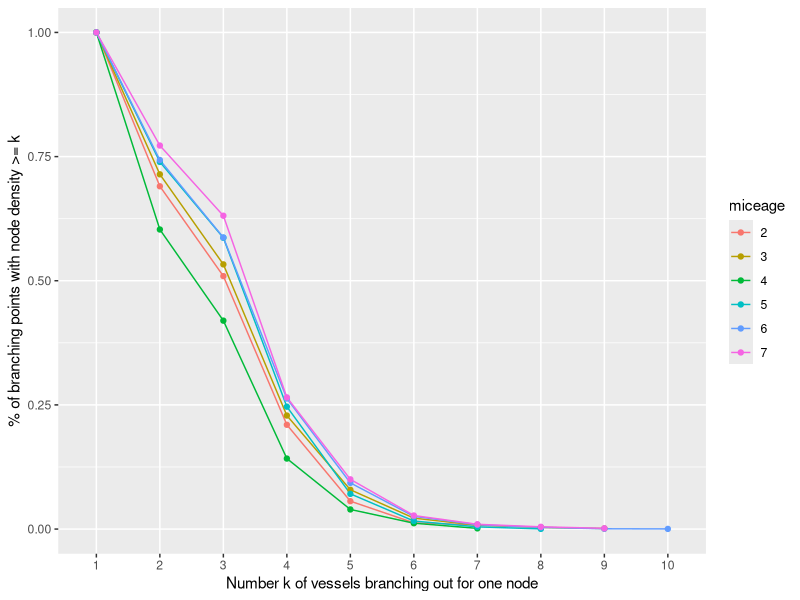

The R script that drew this image:
## ---- chunk 1
knitr::opts_chunk$set(echo = TRUE)
## ---- chunk 2
library(tidyverse)
library(readxl)
p2_degree = read_excel(path = "feature/p2-fro_degreedata.xlsx", col_names = TRUE)
p3_degree = read_excel(path = "feature/p3-fro_degreedata.xlsx", col_names = TRUE)
p4_degree = read_excel(path = "feature/p4-fro_degreedata.xlsx", col_names = TRUE)
p5_degree = read_excel(path = "feature/p5-fro_degreedata.xlsx", col_names = TRUE)
p6_degree = read_excel(path = "feature/p6-fro_degreedata.xlsx", col_names = TRUE)
p7_degree = read_excel(path = "feature/p7-fro_degreedata.xlsx", col_names = TRUE)
## ---- chunk 3
# Count of branchpoints
nrow(p2_degree)
nrow(p3_degree)
nrow(p4_degree)
nrow(p5_degree)
nrow(p6_degree)
nrow(p7_degree)
## ---- chunk 4
# Branching number per node 
# Spatial density of nodes
deg_spatial_density = data.frame(miceage = c(), degree = c(), density = c())

degree = p2_degree$degree
deg_density = table(degree)[max(degree):1] %>%
  prop.table() %>%
  cumsum() %>%
  rev()
deg_spatial_density = rbind(deg_spatial_density, 
                            data.frame(miceage = rep(2,max(degree)), degree = 1:max(degree), density = deg_density))

degree = p3_degree$degree
deg_density = table(degree)[max(degree):1] %>%
  prop.table() %>%
  cumsum() %>%
  rev()
deg_spatial_density = rbind(deg_spatial_density, 
                            data.frame(miceage = rep(3,max(degree)), degree = 1:max(degree), density = deg_density))

degree = p4_degree$degree
deg_density = table(degree)[max(degree):1] %>%
  prop.table() %>%
  cumsum() %>%
  rev()
deg_spatial_density = rbind(deg_spatial_density, 
                            data.frame(miceage = rep(4,max(degree)), degree = 1:max(degree), density = deg_density))

degree = p5_degree$degree
deg_density = table(degree)[max(degree):1] %>%
  prop.table() %>%
  cumsum() %>%
  rev()
deg_spatial_density = rbind(deg_spatial_density, 
                            data.frame(miceage = rep(5,max(degree)), degree = 1:max(degree), density = deg_density))

degree = p6_degree$degree
deg_density = table(degree)[max(degree):1] %>%
  prop.table() %>%
  cumsum() %>%
  rev()
deg_spatial_density = rbind(deg_spatial_density, 
                            data.frame(miceage = rep(6,max(degree)), degree = 1:max(degree), density = deg_density))

degree = p7_degree$degree
deg_density = table(degree)[max(degree):1] %>%
  prop.table() %>%
  cumsum() %>%
  rev()
deg_spatial_density = rbind(deg_spatial_density, 
                            data.frame(miceage = rep(7,max(degree)), degree = 1:max(degree), density = deg_density))

deg_spatial_density$miceage = as.factor(deg_spatial_density$miceage)
deg_spatial_density$degree = as.factor(deg_spatial_density$degree)
ggplot(deg_spatial_density, aes(x = degree, y = density, color = miceage, group = miceage)) +
  geom_line() +
  geom_point() +
  labs(x = "Number k of vessels branching out for one node",
       y = "% of branching points with node density >= k")
## ---- chunk 5
p2_all = read_excel(path = "feature/p2-fro_alldata.xlsx", col_names = TRUE)
p3_all = read_excel(path = "feature/p3-fro_alldata.xlsx", col_names = TRUE)
p4_all = read_excel(path = "feature/p4-fro_alldata.xlsx", col_names = TRUE)
p5_all = read_excel(path = "feature/p5-fro_alldata.xlsx", col_names = TRUE)
p6_all = read_excel(path = "feature/p6-fro_alldata.xlsx", col_names = TRUE)
p7_all = read_excel(path = "feature/p7-fro_alldata.xlsx", col_names = TRUE)
## ---- chunk 6
nrow(p2_all)
nrow(p3_all)
nrow(p4_all)
nrow(p5_all)
nrow(p6_all)
nrow(p7_all)
## ---- chunk 7
mean(p2_all$length)
mean(p3_all$length)
mean(p4_all$length)
mean(p5_all$length)
mean(p6_all$length)
mean(p7_all$length)

var(p2_all$length)
var(p3_all$length)
var(p4_all$length)
var(p5_all$length)
var(p6_all$length)
var(p7_all$length)

mean(p2_all$tortuosity)
mean(p3_all$tortuosity)
mean(p4_all$tortuosity)
mean(p5_all$tortuosity)
mean(p6_all$tortuosity)
mean(p7_all$tortuosity)

mean(p2_all$width)
mean(p3_all$width)
mean(p4_all$width)
mean(p5_all$width)
mean(p6_all$width)
mean(p7_all$width)
## ---- chunk 8
vessel_summary = data.frame(p2 = c(),p3 = c(),p4 = c(),p5 = c(),p6 = c(),p7 = c())
f1 = c(nrow(p2_degree),nrow(p3_degree),nrow(p4_degree),nrow(p5_degree),nrow(p6_degree),nrow(p7_degree))
f2 = c(nrow(p2_all),nrow(p3_all),nrow(p4_all),nrow(p5_all),nrow(p6_all),nrow(p7_all))
f3 = c(mean(p2_all$length),mean(p3_all$length),mean(p4_all$length),
       mean(p5_all$length),mean(p6_all$length),mean(p7_all$length))
f4 = c(mean(p2_all$tortuosity),mean(p3_all$tortuosity),mean(p4_all$tortuosity),
       mean(p5_all$tortuosity),mean(p6_all$tortuosity),mean(p7_all$tortuosity))
f5 = c(mean(p2_all$width),mean(p3_all$width),mean(p4_all$width),
       mean(p5_all$width),mean(p6_all$width),mean(p7_all$width))
  
  
m = rbind(f1,f2,f3,f4,f5)
colnames(m) = c("p2","p3","p4","p5","p6","p7")
rownames(m) = c("Number of Branchpoints", "Number of Vessel Edges","Mean of Vessel Length",
                "Mean of Vessel Tortuosity","Mean of Vessel Width")

options(digits=4)
knitr::kable(as.data.frame(m), align="c")

